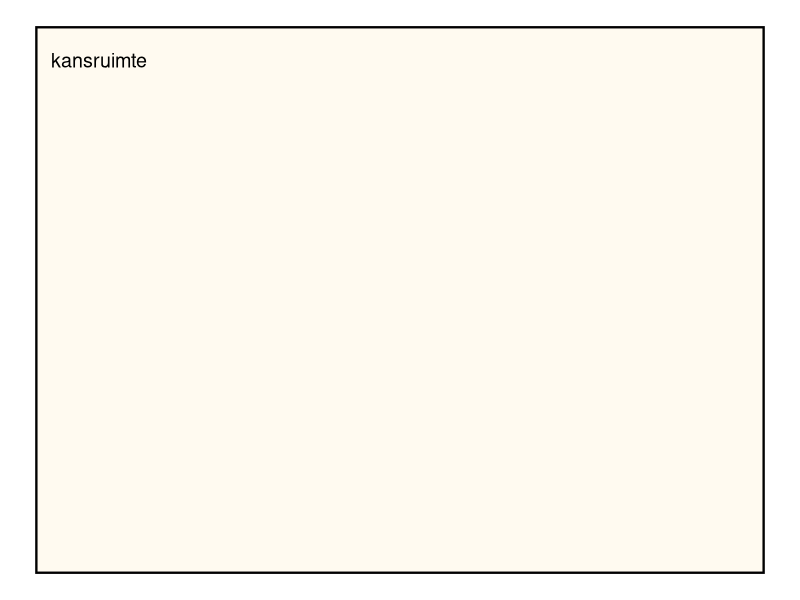
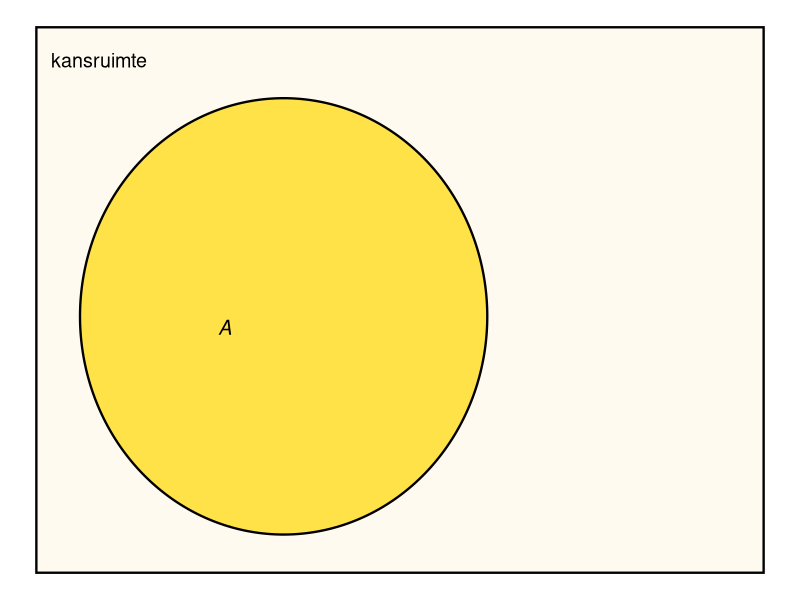
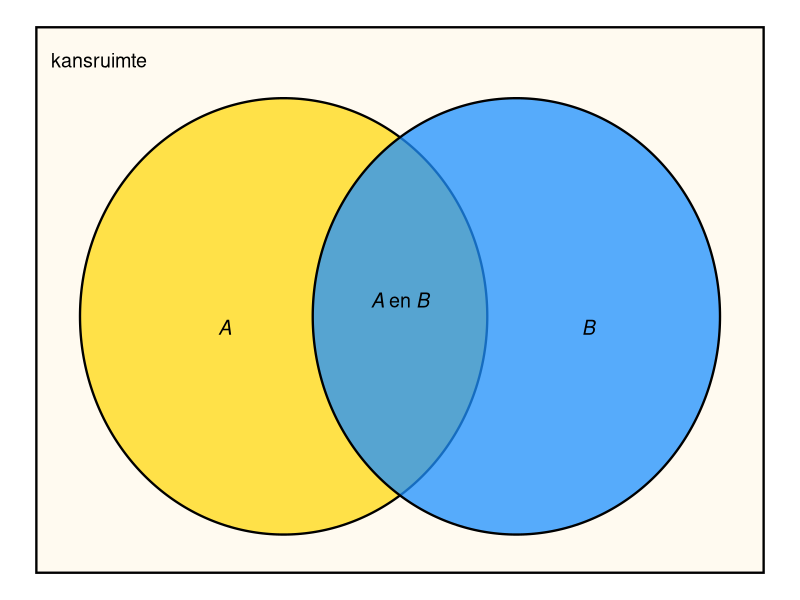
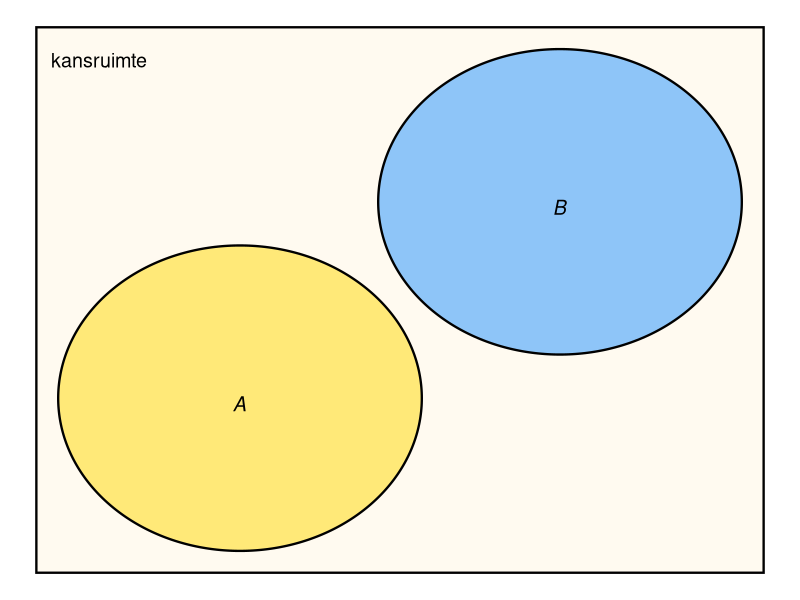
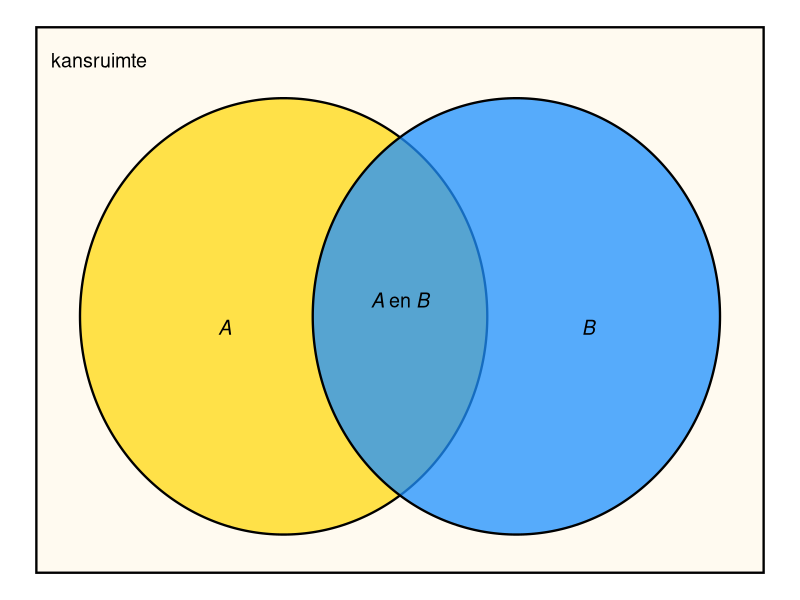

Generate these figures, in order, with R:
## ---- chunk 1
#| code-fold: true
#| warning: false
#| fig-cap: "Een minimaal Venn-diagram. Het rechthoek stelt de volledige kansruimte voor."
#| label: fig-venn
#| fig.width: 6
#| fig.height: 4

if (!("ggplot2" %in% .packages())){ 
  library(ggplot2) 
  }
if (!("ggforce" %in% .packages())){ 
  library(ggforce) 
  }

kleurKansruimte <- "FloralWhite"

kansruimte <- ggplot() +  
  geom_rect(
    aes(xmin = 0, ymin = 0, xmax= 100, ymax = 100),
    fill = kleurKansruimte, color = "black", linewidth = .8
    ) +
  annotate(
    "text", 
    x = 2, y = 94, 
    label = "kansruimte", 
    color = "black", 
    hjust = 0, 
    size = 5
    ) +
  theme_void()

kansruimte
## ---- chunk 2
#| code-fold: true
#| warning: false
#| fig-cap: "Venn-diagram met gebeurtenis $A$. Een gebeurtenis is een deelverzameling van de kansruimte."
#| label: fig-vennA
#| fig.width: 6
#| fig.height: 4

kleurA <- "Gold"

A <- list(
  geom_ellipse(
    aes(x0 = 34, y0 = 47, a = 28,  b = 40,  angle = 0), 
    fill = kleurA , alpha = 0.7, linewidth = .8
    ),
  annotate(
    "text", 
    x = 25, y = 45, 
    label = expression(italic(A)), 
    color = "black", 
    hjust = 0, 
    size = 5
    )
  )

kansruimte + A

## ---- chunk 3
#| code-fold: true
#| warning: false
#| fig-cap: "Venn-diagram met twee gebeurtenissen: $A$ en $B$."
#| label: fig-vennAB
#| fig.width: 6
#| fig.height: 4

kleurB <- "DodgerBlue"

B <- list( 
  geom_ellipse(
    aes(x0 = 66, y0 = 47, a = 28,  b = 40,  angle = 0), 
    fill = kleurB, alpha = 0.75, linewidth = .8
    ),
  annotate(
    "text", 
    x = 75, y = 45, 
    label = expression(italic(B)), 
    color = "black", 
    hjust = 0, 
    size = 5
    )
)

labelAenB <- annotate(
  "text",
  x = 50, y = 50, 
  label = expression(italic(A) ~ "en" ~ italic(B)),
  color = "black",
  size = 5
)

(AB <- kansruimte + A + B + labelAenB)

## ---- chunk 4
#| code-fold: true
#| warning: false
#| fig-cap: "Venn-diagram. De gebeurtenissen $A$ en $B$ overlappen niet en sluiten elkaar dus uit."
#| label: fig-uitsluiten
#| fig.width: 6
#| fig.height: 4

A2 <- list(
  geom_ellipse(
    aes(x0 = 28, y0 = 32, a = 25,  b = 28,  angle = 0), 
    fill = kleurA, alpha = 0.5, linewidth = 0.8
    ), 
  annotate(
    "text", 
    x = 27, y = 31, 
    label = expression(italic(A)), 
    color = "black", 
    hjust = 0, 
    size = 5
    )
  )

B2 <- list(
  geom_ellipse(
    aes(x0 = 72, y0 = 68, a = 25,  b = 28,  angle = 0), 
    fill = kleurB, alpha = 0.5, linewidth = 0.8
    ),
  annotate(
    "text", 
    x = 71, y = 67, 
    label = expression(italic(B)), 
    color = "black", 
    hjust = 0, 
    size = 5
    )
)

(AB2 <- kansruimte + A2 + B2)
## ---- chunk 5
#| code-fold: true
#| warning: false
#| fig-cap: "Venn-diagram.Voor de kans op $A$ of $B$ moet het groene gebied één keer worden meegeteld!"
#| label: fig-vennAB2
#| fig.width: 6
#| fig.height: 4

AB
